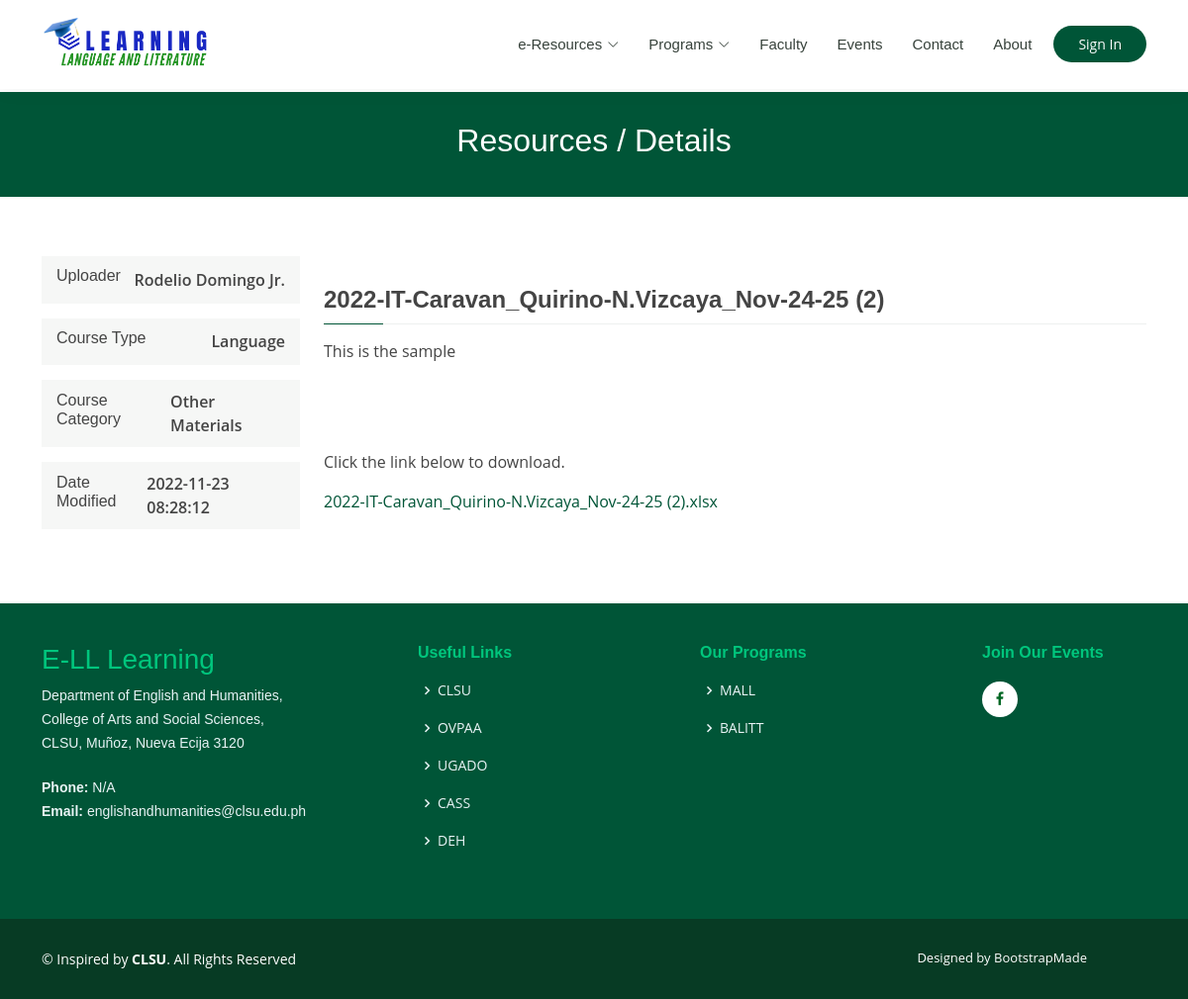
Screenshot of /public/resources-details.php?ID=29 with the database file from the repository.
### tables this page shows
CREATE TABLE `faculty` (
  `faculty_id` int(100) NOT NULL,
  `user_id` int(10) NOT NULL,
  `faculty_id_no` varchar(10) NOT NULL,
  `img` varchar(100) NOT NULL,
  `firstname` varchar(100) NOT NULL,
  `middle_initial` varchar(10) NOT NULL,
  `lastname` varchar(100) NOT NULL,
  `email` varchar(100) NOT NULL,
  `gender` varchar(10) NOT NULL,
  `password` varchar(100) NOT NULL,
  `research` varchar(10000) NOT NULL,
  `position` varchar(50) NOT NULL,
  `contact_no` int(11) NOT NULL,
  `address` varchar(100) NOT NULL,
  `description` varchar(100) NOT NULL,
  `date_created` datetime NOT NULL,
  `date_modified` datetime NOT NULL,
  `status` varchar(10) NOT NULL
);

CREATE TABLE `resources` (
  `doc_id` int(100) NOT NULL,
  `doc_img` varchar(100) NOT NULL,
  `material_id` int(100) NOT NULL,
  `resource_type` varchar(10) NOT NULL,
  `title` varchar(100) NOT NULL,
  `file_size` int(100) NOT NULL,
  `file_type` varchar(10) NOT NULL,
  `description` varchar(10000) NOT NULL,
  `file_uploader_id` int(100) NOT NULL,
  `date` varchar(100) NOT NULL,
  `time` varchar(100) NOT NULL,
  `date_created` datetime NOT NULL,
  `date_modified` datetime NOT NULL,
  `status` varchar(100) NOT NULL
);

CREATE TABLE `materials` (
  `material_id` int(100) NOT NULL,
  `name` varchar(100) NOT NULL,
  `description` varchar(200) NOT NULL,
  `status` varchar(10) NOT NULL,
  `date_created` datetime(6) NOT NULL,
  `date_modified` datetime(6) NOT NULL
);

### public/resources-details.php (the view, shortened to what this page needs)
<?php
include 'public_checker.php';
$resource_id = $_GET['ID'];
$result     = mysqli_query($conn, "SELECT * FROM resources WHERE doc_id = '$resource_id'");
while ($res = mysqli_fetch_array($result)) {
  $material_id      = $res['material_id'];
  $resource_type    = $res['resource_type'];
  $title            = $res['title'];
  $file_type        = $res['file_type'];
  $description      = $res['description'];
  $file_uploader_id = $res['file_uploader_id'];
  $date_modified    = $res['date_modified'];
}
$result_uploader = mysqli_query($conn, "SELECT firstname, lastname FROM faculty WHERE faculty_id = '$file_uploader_id'");
while ($res      = mysqli_fetch_array($result_uploader)) {
  $firstname     = $res['firstname'];
  $lastname      = $res['lastname'];
}
$result_material = mysqli_query($conn, "SELECT name FROM materials WHERE material_id = '$material_id'");
while ($res = mysqli_fetch_array($result_material)) {
  $material_name = $res['name'];
}
?>
<!DOCTYPE html>
<html lang="en">
<?php
include 'public_head.php';
?>
<body>
  <?php
  include 'header.php';
  ?>
  <main id="main">
    <div class="breadcrumbs">
      <div class="container">
        <h2><a href="resources.php">Resources </a> / Details </h2>
      </div>
    </div>
    <section id="course-details" class="course-details">
      <div class="container" data-aos="fade-up">
        <div class="row">
          <div class="col-lg-3">
            <div class="mt-0 course-info d-flex justify-content-between align-items-center">
              <h6>Uploader</h6>
              <p>
                <?php echo $firstname . ' ' . $lastname ?>
              </p>
            </div>
            <div class="course-info d-flex justify-content-between align-items-center">
              <h6>Course Type</h6>
              <p><?php echo $resource_type ?></p>
            </div>
            <div class="course-info d-flex justify-content-between align-items-center">
              <h6>Course Category</h6>
              <p><?php echo $material_name ?></p>
            </div>
            <div class="course-info d-flex justify-content-between align-items-center">
              <h6>Date Modified</h6>
              <p>
                <?php echo $date_modified ?>
              </p>
            </div>
          </div>
          <div class="col-lg-9 mt-0">
            <h3><?php echo $title ?></h3>
            <p>
              <?php echo $description ?>
            </p>
            <br> <br> <br>
            <p>Click the link below to download.</p>
            <a href="#" onClick="alert('Log in first!')"><?php echo $title . '.' . $file_type ?></a>
            <br>
          </div>
        </div>
      </div>
    </section>
  </main>
  <?php
  include 'footer.php';
  ?>
</body>
</html>

### public/assets/css/style.css (style rules this page uses)
body { font-family: "Open Sans", sans-serif; color: #444444; }
a { color: #005537; text-decoration: none; }
h1, h2, h3, h4, h5, h6 { font-family: "Raleway", sans-serif; }
section { padding: 60px 0; overflow: hidden; }
.breadcrumbs { margin-top: 93px; text-align: center; background: #005537; padding: 30px 0; color: #fff; }
.breadcrumbs h2 { font-size: 32px; font-weight: 500; }
.breadcrumbs a { font-size: 32px; font-weight: 500; color: #fff; }
.course-details h3 { font-size: 24px; margin: 30px 0 15px 0; font-weight: 700; position: relative; padding-bottom: 10px; }
.course-details h3:before { content: ""; position: absolute; display: block; width: 100%; height: 1px; background: #eef0ef; bottom: 0; left: 0; }
.course-details h3:after { content: ""; position: absolute; display: block; width: 60px; height: 1px; background: #005537; bottom: 0; left: 0; }
.course-details .course-info { background: #f6f7f6; padding: 10px 15px; margin-bottom: 15px; }
.course-details .course-info p { margin: 0; font-weight: 600; }

### rows the page displays
faculty: firstname "Rodelio", lastname "Domingo Jr."
resources: resource_type "Language", date_modified "2022-11-23 08:28:12", title "2022-IT-Caravan_Quirino-N.Vizcaya_Nov-24-25 (2)", description "This is the sample", file_type "xlsx"
materials: name "Other Materials"
